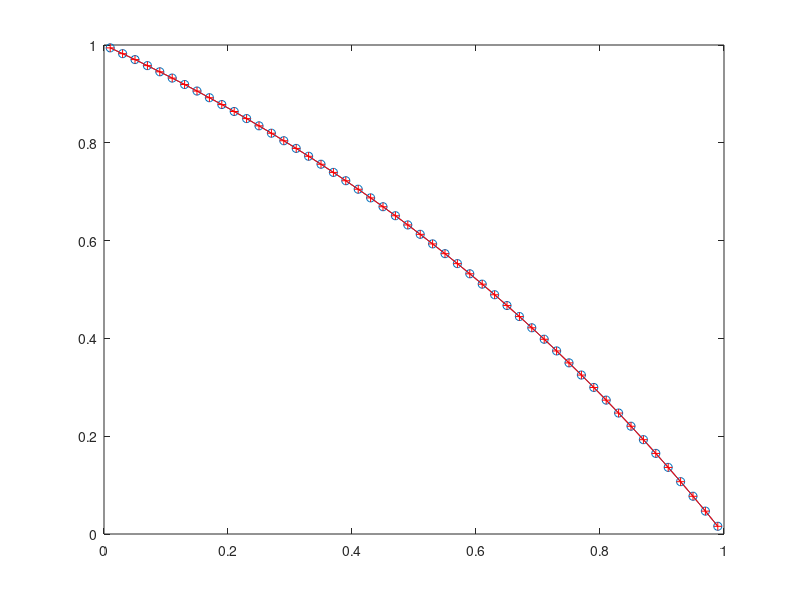

Source code (MATLAB):
%Simulating the steady state heat Convection-Diffusion 1D equation  
...by the Finite Volume Method
    
% Governning equation : k*Txx+S=(rho*u*phi)x; Txx=dT/d^2(x);
...d(rho*u*phi)/dx
    
% The simulation would be stable when F/D=Pe<2.(Peclet number)
...Otherwise it will ocilate. An upwind strategy is required.

clear

% -----------------------Setup Parameters-------------------------------
L=1;        % total length is 0.1m
Area=0.01;  % Cross-session area is 0.01m^2.
k=0.1;      % Thermal conductivity is 1000W/m/K
T_L=1;    % Left boundary temperature
T_R=0;    % Right boundary temperature
u=0.1;      % Constant flow velosity (from left to right)
rho=1;      % flow density

Num_node=50;      % number of volumes

% -------Initializing Parameters------
dx=L/Num_node;
F=rho*u;
D=k/dx;

% -----------------------Initializing -------------------------------
X=zeros(Num_node,1);
A=zeros(Num_node,Num_node);
b=zeros(Num_node,1);

% -----------------------F V M------------------------------------------
% Problem to be solved is vector X. It is solved by AX=b. A,b are known.
%--------------------Build Matrix A-------------------------------------
%---For iner node-------   
for i = 2:Num_node-1
    
    a_W=D+F/2;
    a_E=D-F/2;
    a_P=-a_W-a_E;
    
    A(i,i-1)=a_W;
    A(i,i)  =a_P;
    A(i,i+1)=a_E;
end
%---For Boundary node-----------------------------
%---For Left node---------------------
    a_W=0;
    a_E=D-F/2;
    S_P=-(2*D+F);
    a_P=S_P-a_W-a_E;
    %S_u=2*k*A/dx*T_A
    
    i=1;
   %A(i,i-1)=a_W;
    A(i,i)  =a_P;
    A(i,i+1)=a_E;
%---For Right node---------------------
    a_W=D+F/2;
    a_E=0;
    S_P=-(2*D-F);
    a_P=S_P-a_W-a_E;
    %S_u=2*k*A/dx*T_B
    
    i=Num_node;
    A(i,i-1)=a_W;
    A(i,i)  =a_P;
   %A(i,i+1)=a_E;
   
%--------------------Build Vector b-------------------------------------
%---For Left node---------------------
S_u=(2*D+F)*T_L;
i=1;
b(i,1)=-S_u;
%---For Right node---------------------
S_u=(2*D-F)*T_R;
i=Num_node;
b(i,1)=-S_u;

%-------------------Solve AX=b----------------------------------------
% X=inv(A)*b;
X=A\b;
%-------------------Plot----------------------------------------------
X_label=(dx/2:dx:L-dx/2)';
plot(X_label,X,'-o');

%------------------Exact Solution------------------------------------
x=X_label;
a=exp(rho*u*x/k)-1;
b=exp(rho*u*L/k)-1
T=(a./b)*(T_R-T_L)+T_L;
hold on 
plot(X_label,T,'-r+');
hold off
%------------------End-------------------------------------------------







    